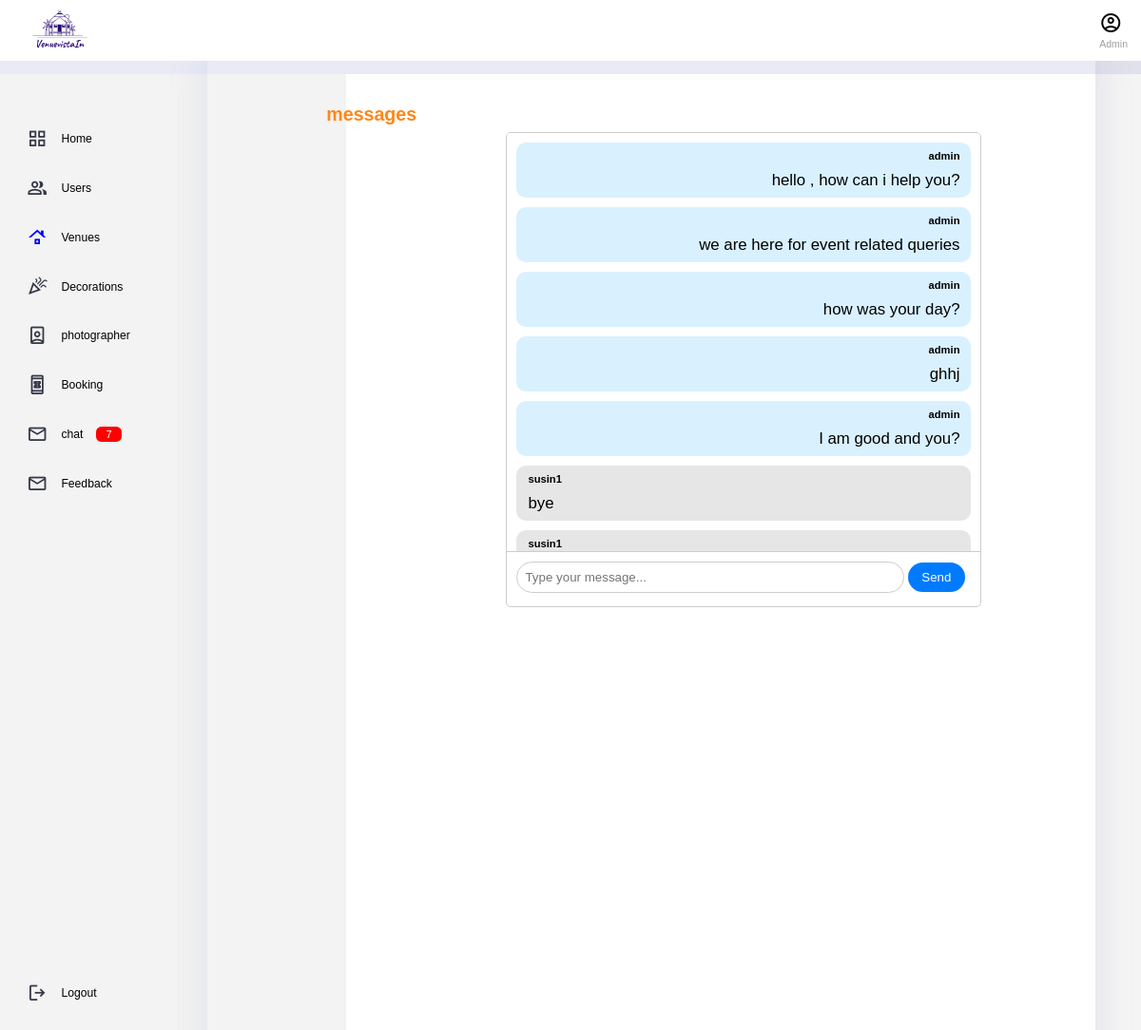
The app's page /chatinside/ (signed in) with its own data.
### chat/models.py (models this page shows, shortened)
class Message(models.Model):
    user = models.ForeignKey(User, on_delete=models.CASCADE)
    message = models.TextField()
    date = models.DateTimeField(auto_now_add=True)
    messaged_to = models.ForeignKey(User, related_name='messaged_to', on_delete=models.CASCADE)

### chat/views.py (the view)
# urls.py: path('chatinside/', views.chatinside, name= "chatinside"),  #Path for chat inside event
def chatinside(req):
    messages = Message.objects.filter(messaged_to=req.user)
    return render (req, "chat/chat.html" ,{'messages': messages})

### templates/chat/chat.html (shortened to what this page needs)
{% load static %}
 <!DOCTYPE html>
 <html lang="en">
 <head>
     <link rel="stylesheet" href="{% static 'css/venuelist.css' %}">
     <link rel="stylesheet" href="https://cdnjs.cloudflare.com/ajax/libs/font-awesome/4.7.0/css/font-awesome.min.css">
 </head>
</head>
<body>
    <div class="navbar">
        <div class="logo">
            <img src="{% static 'images/logoa.png' %}">
        </div>
        <div class="profile">
            <button id="btn">
                <span class="material-symbols-outlined">account_circle</span>
            </button>
            <div class="info">
                <small class="text-muted">Admin </small>
            </div>
        </div>
  </div>
  <div class="container">
    <aside>
        <div class="top">
            <div class="sidebar">
                <a href="/adminpanel">
                    <span class="material-symbols-outlined">grid_view</span>
                    <h3> Home </h3>
                </a>
                <a href="/user_list" onclick="loadUenueList()">
                    <span class="material-symbols-outlined">group</span>
                    <h3> Users </h3>
                </a>
                <a href="/venue_list" class="sidebar-link" style="color:blue;" onclick="loadVenueList()">
                    <span class="material-symbols-outlined">roofing</span>
                    <h3> Venues </h3>
                </a>
                <a href="/decoration_list">
                    <span class="material-symbols-outlined">celebration</span>
                    <h3> Decorations </h3>
                </a>
                <a href="/photographer_list">
                    <span class="material-symbols-outlined"> person_book</span>
                    <h3> photographer </h3>
                </a>
                <a href="/booking_list">
                    <span class="material-symbols-outlined">book_online</span>
                    <h3> Booking </h3>
                </a>
                <a href="/chat">
                    <span class="material-symbols-outlined">mail_outline</span>
                    <h3> chat </h3>
                    <span class="message-count">7</span>
                </a>
                <a href="/feedback">
                    <span class="material-symbols-outlined">mail_outline</span>
                    <h3> Feedback </h3>
                </a>
                <a href="LogOut">
                    <span class="material-symbols-outlined">logout</span>
                    <h3> Logout </h3>
                </a>
            </div>
        </div>
    </aside>
    <main style="display: flex;justify-content: space-evenly;align-items: flex-start;">
        <div style="margin-left: 100px;margin-top: 50px;" id="show_users" style="text-align: left;">
            <h2 style="margin-bottom: 20px;margin-top: 20px;color: rgb(254, 135, 25);">messages</h2>
        </div>
        <div class="chat-container">
            <div class="chat-messages" id="chat-messages">
                {% for message in messages %}
                <div class="message {% if message.user.username == 'admin' %}sent{% else %}received{% endif %}">
                        <p style="margin-bottom: 10px; font-size: 0.8rem;font-weight: bold;">{{ message.user.username }}</p>
                        <p style="font-size: 1.2rem;">{{ message.message }}</p>
                    </div>
                {% endfor %}
            </div>
            <div class="input-container">
                <input type="text" id="message-input" placeholder="Type your message...">
                <button onclick="sendMessage()">Send</button>
            </div>
        </div>
    </main>
   </div>
</body>
</html>

### static/css/venuelist.css (style rules this page uses)
:root { --color-dark:#363949; --color-light: rgba(132, 139, 200, 0.18); --color-info-dark:rgb(161, 159, 159); --color-info-light:rgb(255, 255, 255); --card-border-radius: 2rem; --border-radius-1: 0.4rem; --border-radius-2: 0.8rem; --border-radius-3: 1.2rem; --card-padding: 1.8rem; --padding-1: 1.2rem; --box-shadow: 0 2rem 3rem var(--color-light); }
* { margin:0; padding:0; outline:0; appearance: none; border: 0; text-decoration: none; list-style: none; box-sizing: none; box-sizing: border-box; }
html { font-size: 14px; }
body { width:100vw; height: 100vh; font-family: inter, sans-serif; font-size: 0.88rem; background:white; user-select: none; overflow-x: hidden; color: var(--color-dark); }
.container { position: relative; display: grid; width: 96%; margin: 0; background:white; gap: 1.8em; grid-template-columns: 14rem auto; }
a { color: var(--color-dark); }
img { display: block; width: 100%; }
h2 { font-size: 1.4rem; }
h3 { font-size: 0.87rem; color: #000; }
small { font-size: 0.75rem; }
.text-muted { color:var(--color-info-dark); }
p { color: black; }
aside .sidebar { display: flex; flex-direction: column; height: 86vh; position: relative; top: 3rem; }
aside h3 { font-weight: 500; color: #000; }
aside .sidebar a { display: flex; color:var(--color-dark); margin-left: 2rem; gap: 1rem; align-items: center; position: relative; height: 3.7rem; transition: all 300ms ease; }
aside .sidebar a span { font-size: 1.6rem; transition: all 300ms ease; }
aside .sidebar a:last-child { position: absolute; bottom: 2rem; width: 100%; }
aside .sidebar .message-count { background: red; color: white; padding: 2px 10px; font-size: 11px; border-radius: var(--border-radius-1); }
main { margin-top: 1.4rem; }
main ,table { padding: var(--card-padding); border-radius: var(--card-border-radius); margin-top: 1rem; box-shadow: var(--box-shadow); transition: all 300ms ease; }

### templates/chat/chat.html (style rules this page uses)
.navbar { display: flex; justify-content: end; height:4.6rem; gap: 2rem; position: fixed; display: flex; justify-content: space-between; align-items: center; background: white; box-shadow: 0 1rem var(--color-light); top: 0; left: 0; width: 100%; z-index: 2; }
.navbar .logo { margin-left: 1rem; }
.navbar .logo img { width: 100px; height: auto; }
.navbar .profile { margin-right: 1rem; }
.navbar .profile button { background: none; border: none; cursor: pointer; }
aside { height: 100vh; width: 32vh; margin-top: 40%; background: rgb(243, 243, 243); }
body { font-family: Arial, sans-serif; margin: 0; padding: 0; background-color: #f4f4f4; }
.chat-container { width: 500px; margin: 100px auto; height: 500px; border: 1px solid #ccc; border-radius: 5px; overflow: hidden; }
.chat-messages { height: 440px; overflow-y: auto; padding: 10px; background-color: #fff; }
.message { background-color: #e6e6e6; padding: 8px 12px; border-radius: 10px; margin-bottom: 10px; }
.message { background-color: #e6e6e6; padding: 8px 12px; border-radius: 10px; margin-bottom: 10px; word-wrap: break-word; }
.message.sent { background-color: #d9f1ff; text-align: right; }
.input-container { padding: 10px; background-color: #fff; border-top: 1px solid #ccc; }
.input-container input[type="text"] { width: calc(100% - 70px); padding: 8px; border: 1px solid #ccc; border-radius: 20px; outline: none; }
.input-container button { width: 60px; padding: 8px; border: none; background-color: #007bff; color: #fff; border-radius: 20px; cursor: pointer; outline: none; }
aside .sidebar { display: flex; flex-direction: column; height: 86vh; position: relative; top: 3rem; }
aside h3 { font-weight: 500; color: #000; }
aside .sidebar a { display: flex; color:var(--color-dark); margin-left: 2rem; gap: 1rem; align-items: center; position: relative; height: 3.7rem; transition: all 300ms ease; }
aside .sidebar a span { font-size: 1.6rem; transition: all 300ms ease; }
aside .sidebar a:last-child { position: absolute; bottom: 2rem; width: 100%; }
aside .sidebar .message-count { background: red; color: white; padding: 2px 10px; font-size: 11px; border-radius: var(--border-radius-1); }

### records on screen
Message: user.username "admin", message "hello , how can i help you?"
Message: user.username "admin", message "we are here for event related queries"
Message: user.username "admin", message "how was your day?"
Message: user.username "admin", message "ghhj"
Message: user.username "admin", message "I am good and you?"
Message: user.username "susin1", message "bye"
Message: user.username "susin1"
